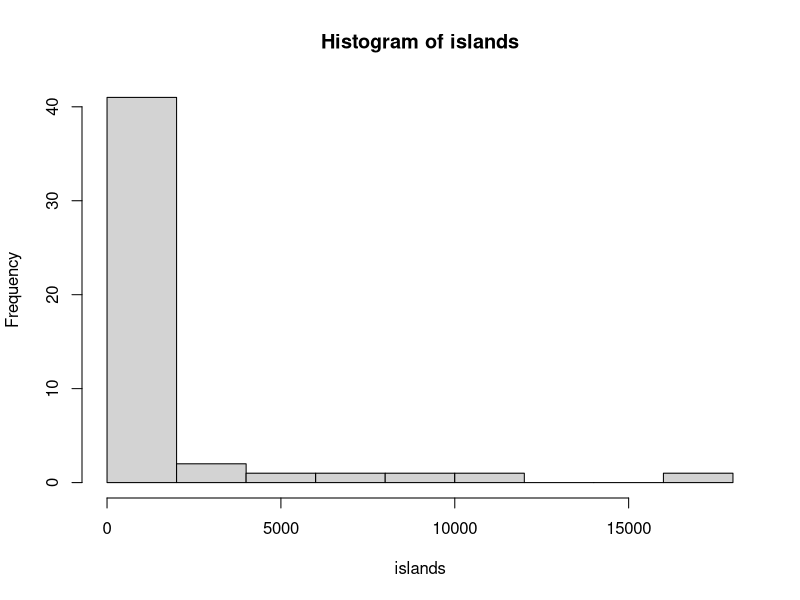

R code for this plot:
## ---- chunk 1
require('knitr')
opts_chunk$set(results='hide')
## ---- chunk 2
3 + 5
12/7
## ---- chunk 3
"hello world"
## ---- chunk 4
a     <- 60 * 60
hours <- 365 * 24
## ---- chunk 5
ls()
## ---- chunk 6
x <- 5
rm(x)
## ---- chunk 7
rm(list = ls())
## ---- chunk 8
# Example
x <- "dataset"
typeof(x)
attributes(x)

y <- 1:10
typeof(y)
length(y)
attributes(y)

z <- c(1L, 2L, 3L)
typeof(z)
## ---- chunk 9
(v1 <- c(1, 2, 5))
## ---- chunk 10
(v2 <- c(1, 3, "a"))
mode(v2)
## ---- chunk 11
as.character(v1)
## ---- chunk 12
1:10
seq(from = 5, to = 25, by = 5)
## ---- chunk 13
(breed <- factor(c("Holstein", "Holstein", "Brown Swiss", "Holstein",
                  "Ayrshire", "Canadian", "Canadian", "Brown Swiss",
                  "Holstein", "Brown Swiss", "Holstein")))
## ---- chunk 14
table(breed)
## ---- chunk 15
(l <- list("a", "b", "c"))
## ---- chunk 16
(cow <- list(breed = "Holstein", age = 3, last.prod = c(25, 35, 32)))
cow$breed
cow[[1]]
## ---- chunk 17
h <- hist(islands)
str(h)
## ---- chunk 18
(m <- rbind(c(1, 4), c(2, 2)))
(m <- matrix(data = 1:12, nrow = 4, ncol = 3,
            dimnames = list(c("cow1", "cow2", "cow3", "cow4"),
                c("milk", "fat", "prot"))))
## ---- chunk 19
(a <- array(data = 1:24, dim = c(3, 4, 2)))
## ---- chunk 20
(df <- data.frame(cow = c("Moo-Moo", "Daisy", "Elsie"),
                 prod = c(35, 40, 28),
                 pregnant = c(TRUE, FALSE, TRUE)))
## ---- chunk 21
is.list(iris)
class(iris)
## ---- chunk 22
letters[2]
## ---- chunk 23
x <- 1:10
y <- sum(x)
